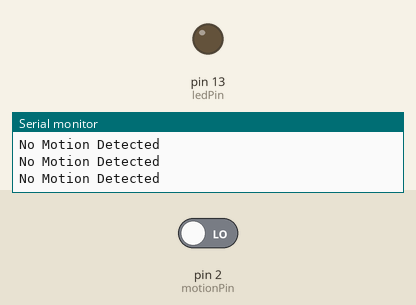
Recording of a sketch running on a simulated Arduino Uno, built with avr-gcc and run on an emulated ATmega328P. Shown: output pins drawn as LEDs (lit = HIGH), the last lines printed to the serial monitor. Inputs (shaded band) come from the test bench; at power-on: pin 2 (motionPin) LOW.

Above: at 1.2 s.
1.3 s: pin 2 (motionPin) driven HIGH
At 2.1 s:
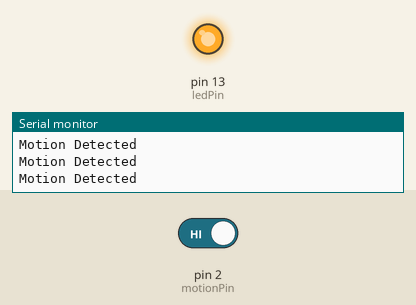
2.8 s: pin 2 (motionPin) driven LOW
At 3.5 s:
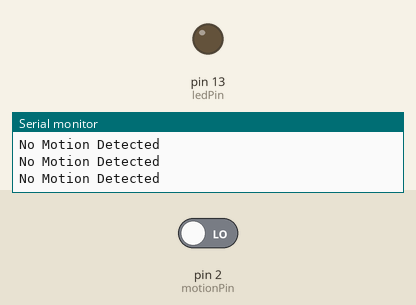
Timing chart, 0 to 5.8 s (numbered marks = the images above; inputs shaded):
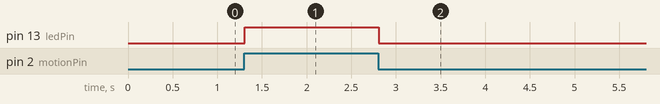

The sketch:

basic_motion_sensor_SourceCode.ino
```cpp
// C++ code
//
#define motionPin 2
#define ledPin 13

int val = 0;

void setup()
{
  pinMode(ledPin, OUTPUT);
  pinMode(motionPin, INPUT);

  Serial.begin(9600);
}

void loop()
{
  val = digitalRead(motionPin);

  if (val == HIGH)
  {
    digitalWrite(ledPin, HIGH);
    Serial.println("Motion Detected");
  }
  else {
    digitalWrite(ledPin, LOW);
    Serial.println("No Motion Detected");
  }
}
```

Measured:
- after the input at 1.3 s, pin 13 (ledPin): LOW → HIGH at once
- after the input at 2.8 s, pin 13 (ledPin): HIGH → LOW at once
